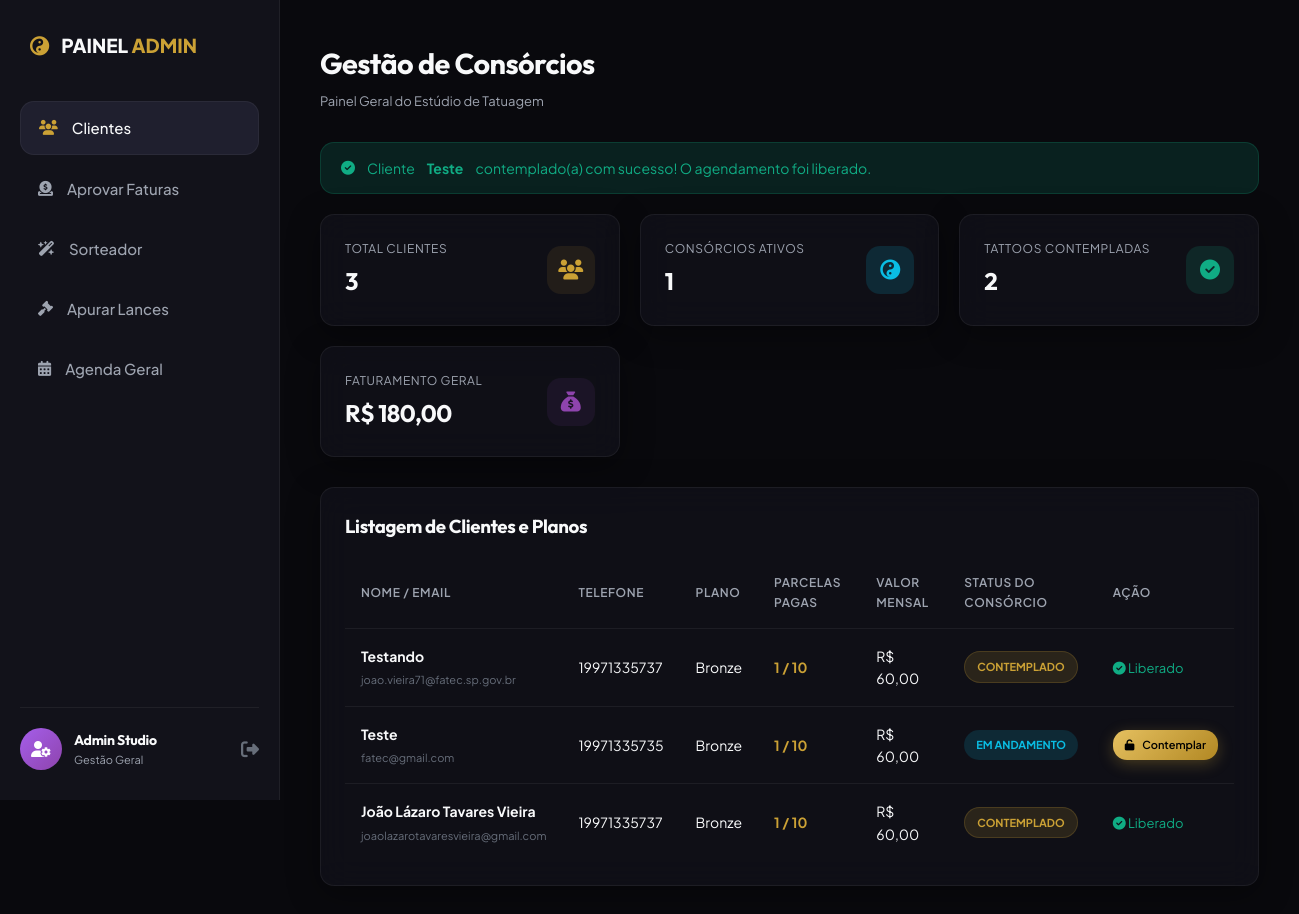
The app's page /admin.php?action=contemplar_manual&plano_id=2 (signed in) with its own data.
### tables this page shows
CREATE TABLE `planos_usuario` (
  `id` int(11) NOT NULL,
  `usuario_id` int(11) NOT NULL,
  `plano_nome` varchar(50) NOT NULL,
  `valor_mensal` decimal(10,2) NOT NULL,
  `valor_total` decimal(10,2) NOT NULL,
  `status` enum('ativo','contemplado','quitado') DEFAULT 'ativo',
  `parcelas_pagas` int(11) DEFAULT 0,
  `metodo_contemplacao` enum('sorteio','lance','quitacao','nenhum') DEFAULT 'nenhum',
  `data_adesao` timestamp NOT NULL DEFAULT current_timestamp(),
  `data_contemplacao` datetime DEFAULT NULL
);

CREATE TABLE `usuarios` (
  `id` int(11) NOT NULL,
  `nome` varchar(100) NOT NULL,
  `email` varchar(100) NOT NULL,
  `senha` varchar(255) NOT NULL,
  `telefone` varchar(20) NOT NULL,
  `cpf` varchar(20) NOT NULL,
  `perfil` enum('cliente','admin') DEFAULT 'cliente',
  `criado_em` timestamp NOT NULL DEFAULT current_timestamp()
);

### admin.php (the view, shortened to what this page needs)
<?php
require_once __DIR__ . '/db.php';
$sucesso = '';
if (isset($_GET['action']) && $_GET['action'] === 'contemplar_manual') {
    $plano_usuario_id = intval($_GET['plano_id']);
    $stmt = $pdo->prepare("SELECT pu.*, u.nome FROM planos_usuario pu JOIN usuarios u ON pu.usuario_id = u.id WHERE pu.id = :id AND pu.status = 'ativo'");
    $stmt->execute(['id' => $plano_usuario_id]);
    $plano_alvo = $stmt->fetch();
    if ($plano_alvo) {
        try {
            $sucesso = "Cliente <strong>{$plano_alvo['nome']}</strong> contemplado(a) com sucesso! O agendamento foi liberado.";
        } catch (Exception $e) {
            $erro = "Erro ao contemplar cliente: " . $e->getMessage();
        }
    } else {
        $erro = "Cliente não encontrado ou já está contemplado.";
    }
}
$count_clientes = $pdo->query("SELECT COUNT(*) FROM usuarios WHERE perfil = 'cliente'")->fetchColumn();
$count_ativos = $pdo->query("SELECT COUNT(*) FROM planos_usuario WHERE status = 'ativo'")->fetchColumn();
$count_contemplados = $pdo->query("SELECT COUNT(*) FROM planos_usuario WHERE status IN ('contemplado', 'quitado')")->fetchColumn();
$total_recebido = $pdo->query("SELECT SUM(valor) FROM pagamentos WHERE status = 'pago'")->fetchColumn() ?: 0.00;
$stmt = $pdo->query("SELECT u.nome, u.email, u.telefone, pu.plano_nome, pu.parcelas_pagas, pu.valor_mensal, pu.status, pu.id as plano_id
                     FROM usuarios u
                     JOIN planos_usuario pu ON u.id = pu.usuario_id
                     ORDER BY u.criado_em DESC");
$membros = $stmt->fetchAll();
?>
<!DOCTYPE html>
<html lang="pt-BR">
<head>
    <link rel="stylesheet" href="styles.css">
    <link rel="stylesheet" href="https://cdnjs.cloudflare.com/ajax/libs/font-awesome/6.4.0/css/all.min.css">
</head>
<body>
    <div class="dashboard-wrapper">
        <aside class="sidebar">
            <div class="sidebar-logo">
                <i class="fa-solid fa-yin-yang" style="color: var(--accent-gold);"></i>
                <span>PAINEL <span style="color: var(--accent-gold);">ADMIN</span></span>
            </div>
            <ul class="sidebar-menu">
                <li class="menu-item active" id="side-clientes"><a href="javascript:void(0)" onclick="switchTab('clientes')"><i class="fa-solid fa-users"></i> <span>Clientes</span></a></li>
                <li class="menu-item" id="side-financeiro"><a href="javascript:void(0)" onclick="switchTab('financeiro')"><i class="fa-solid fa-circle-dollar-to-slot"></i> <span>Aprovar Faturas</span></a></li>
                <li class="menu-item" id="side-sorteios"><a href="javascript:void(0)" onclick="switchTab('sorteios')"><i class="fa-solid fa-wand-magic-sparkles"></i> <span>Sorteador</span></a></li>
                <li class="menu-item" id="side-lances"><a href="javascript:void(0)" onclick="switchTab('lances')"><i class="fa-solid fa-gavel"></i> <span>Apurar Lances</span></a></li>
                <li class="menu-item" id="side-agendas"><a href="javascript:void(0)" onclick="switchTab('agendas')"><i class="fa-solid fa-calendar-days"></i> <span>Agenda Geral</span></a></li>
            </ul>
            <div class="sidebar-user">
                <div class="user-info">
                    <div class="user-avatar" style="background: var(--accent-purple-gradient); color: white;"><i class="fa-solid fa-user-gear"></i></div>
                    <div class="user-details">
                        <h4>Admin Studio</h4>
                        <p>Gestão Geral</p>
                    </div>
                </div>
                <a href="logout.php" class="logout-btn" title="Sair"><i class="fa-solid fa-right-from-bracket"></i></a>
            </div>
        </aside>
        <main class="main-content">
            <div class="page-header">
                <div>
                    <h1 id="page-title">Gestão de Consórcios</h1>
                    <p style="color: var(--text-secondary); font-size: 13px; margin-top: 5px;">Painel Geral do Estúdio de Tatuagem</p>
                </div>
            </div>
            <?php if (!empty($sucesso)): ?>
                <div class="alert alert-success"><i class="fa-solid fa-circle-check"></i> <?php echo $sucesso; ?></div>
            <?php endif; ?>
            <div class="metrics-grid">
                <div class="glass-card metric-card">
                    <div class="metric-data">
                        <p>Total Clientes</p>
                        <h3><?php echo $count_clientes; ?></h3>
                    </div>
                    <div class="metric-icon gold"><i class="fa-solid fa-users"></i></div>
                </div>
                <div class="glass-card metric-card">
                    <div class="metric-data">
                        <p>Consórcios Ativos</p>
                        <h3><?php echo $count_ativos; ?></h3>
                    </div>
                    <div class="metric-icon info"><i class="fa-solid fa-yin-yang"></i></div>
                </div>
                <div class="glass-card metric-card">
                    <div class="metric-data">
                        <p>Tattoos Contempladas</p>
                        <h3><?php echo $count_contemplados; ?></h3>
                    </div>
                    <div class="metric-icon success"><i class="fa-solid fa-circle-check"></i></div>
                </div>
                <div class="glass-card metric-card">
                    <div class="metric-data">
                        <p>Faturamento Geral</p>
                        <h3>R$ <?php echo number_format($total_recebido, 2, ',', '.'); ?></h3>
                    </div>
                    <div class="metric-icon purple"><i class="fa-solid fa-sack-dollar"></i></div>
                </div>
            </div>
            <section id="tab-clientes" class="tab-section active">
                <div class="glass-card">
                    <h3 style="margin-bottom: 15px;">Listagem de Clientes e Planos</h3>
                    <div class="table-wrapper">
                        <?php if (count($membros) > 0): ?>
                            <table>
                                <thead>
                                    <tr>
                                        <th>Nome / Email</th>
                                        <th>Telefone</th>
                                        <th>Plano</th>
                                        <th>Parcelas Pagas</th>
                                        <th>Valor Mensal</th>
                                        <th>Status do Consórcio</th>
                                        <th>Ação</th>
                                    </tr>
                                </thead>
                                <tbody>
                                    <?php foreach ($membros as $m): ?>
                                        <tr>
                                            <td>
                                                <strong><?php echo htmlspecialchars($m['nome']); ?></strong><br>
                                                <span style="font-size: 11px; color: var(--text-muted);"><?php echo htmlspecialchars($m['email']); ?></span>
                                            </td>
                                            <td><?php echo htmlspecialchars($m['telefone']); ?></td>
                                            <td><?php echo htmlspecialchars($m['plano_nome']); ?></td>
                                            <td><strong style="color: var(--accent-gold);"><?php echo $m['parcelas_pagas']; ?> / 10</strong></td>
                                            <td>R$ <?php echo number_format($m['valor_mensal'], 2, ',', '.'); ?></td>
                                            <td>
                                                <?php if ($m['status'] === 'quitado'): ?>
                                                    <span class="badge badge-success">Quitado & Liberado</span>
                                                <?php elseif ($m['status'] === 'contemplado'): ?>
                                                    <span class="badge badge-gold">Contemplado</span>
                                                <?php else: ?>
                                                    <span class="badge badge-info">Em Andamento</span>
                                                <?php endif; ?>
                                            </td>
                                            <td>
                                                <?php if ($m['status'] === 'ativo'): ?>
                                                    <a href="admin.php?action=contemplar_manual&plano_id=<?php echo $m['plano_id']; ?>"
                                                       class="btn btn-gold"
                                                       style="padding: 6px 12px; font-size: 11px;"
                                                       onclick="return confirm('Liberar agendamento de tatuagem para <?php echo addslashes($m['nome']); ?>?');"
                                                    >
                                                        <i class="fa-solid fa-unlock"></i> Contemplar
                                                    </a>
                                                <?php else: ?>
                                                    <span style="color: var(--success); font-size: 13px;"><i class="fa-solid fa-check-circle"></i> Liberado</span>
                                                <?php endif; ?>
                                            </td>
                                        </tr>
                                    <?php endforeach; ?>
                                </tbody>
                            </table>
                        <?php else: ?>
                            <div style="text-align: center; padding: 20px; color: var(--text-secondary);">Nenhum cliente cadastrado no consórcio.</div>
                        <?php endif; ?>
                    </div>
                </div>
            </section>
        </main>
    </div>
</body>
</html>

### records on screen
planos_usuario: usuario.nome "Teste", usuario.email "fatec@gmail.com", usuario.telefone "19971335735", plano_nome "Bronze", parcelas_pagas "1", valor_mensal "60,00", status "EM ANDAMENTO"
planos_usuario: usuario.nome "Testando", usuario.email "joao.vieira71@fatec.sp.gov.br", usuario.telefone "19971335737", plano_nome "Bronze", parcelas_pagas "1", valor_mensal "60,00", status "CONTEMPLADO"
planos_usuario: usuario.nome "João Lázaro Tavares Vieira", usuario.email "joaolazarotavaresvieira@gmail.com", usuario.telefone "19971335737", plano_nome "Bronze", parcelas_pagas "1", valor_mensal "60,00", status "CONTEMPLADO"

### other values on screen
$count_clientes "3"
$count_ativos "1"
$count_contemplados "2"
$total_recebido "180,00"
